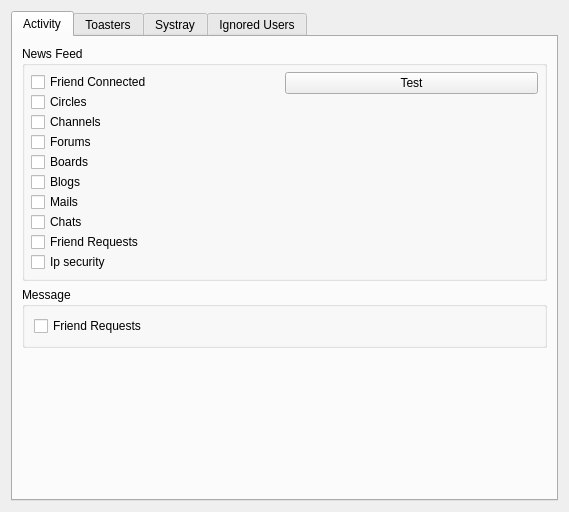
<?xml version="1.0" encoding="UTF-8"?>
<ui version="4.0">
 <class>NotifyPage</class>
 <widget class="QWidget" name="NotifyPage">
  <property name="geometry">
   <rect>
    <x>0</x>
    <y>0</y>
    <width>569</width>
    <height>512</height>
   </rect>
  </property>
  <layout class="QVBoxLayout" name="NotifyPageVLayout">
   <item>
    <widget class="QTabWidget" name="tabWidget">
     <property name="currentIndex">
      <number>0</number>
     </property>
     <widget class="QWidget" name="tabFeed">
      <attribute name="title">
       <string>Activity</string>
      </attribute>
      <layout class="QVBoxLayout" name="tabFeedVLayout">
       <item>
        <widget class="QGroupBox" name="newsFeedGroupBox">
         <property name="title">
          <string>News Feed</string>
         </property>
         <layout class="QHBoxLayout" name="notify_ForumNewMsgHLayout">
          <property name="spacing">
           <number>0</number>
          </property>
          <property name="leftMargin">
           <number>6</number>
          </property>
          <property name="topMargin">
           <number>6</number>
          </property>
          <property name="rightMargin">
           <number>6</number>
          </property>
          <property name="bottomMargin">
           <number>6</number>
          </property>
          <item>
           <layout class="QVBoxLayout" name="notify_VLayout">
            <item>
             <widget class="QCheckBox" name="notify_Peers">
              <property name="text">
               <string>Friend Connected</string>
              </property>
             </widget>
            </item>
            <item>
             <widget class="QCheckBox" name="notify_Circles">
              <property name="text">
               <string>Circles</string>
              </property>
             </widget>
            </item>
            <item>
             <widget class="QCheckBox" name="notify_Channels">
              <property name="text">
               <string>Channels</string>
              </property>
             </widget>
            </item>
            <item>
             <widget class="QCheckBox" name="notify_Forums">
              <property name="text">
               <string>Forums</string>
              </property>
             </widget>
            </item>
            <item>
             <widget class="QCheckBox" name="notify_Posted">
              <property name="text">
               <string>Boards</string>
              </property>
             </widget>
            </item>
            <item>
             <widget class="QCheckBox" name="notify_Blogs">
              <property name="text">
               <string>Blogs</string>
              </property>
             </widget>
            </item>
            <item>
             <widget class="QCheckBox" name="notify_Messages">
              <property name="text">
               <string>Mails</string>
              </property>
             </widget>
            </item>
            <item>
             <widget class="QCheckBox" name="notify_Chat">
              <property name="text">
               <string>Chats</string>
              </property>
             </widget>
            </item>
            <item>
             <widget class="QCheckBox" name="notify_Security">
              <property name="text">
               <string>Friend Requests</string>
              </property>
             </widget>
            </item>
            <item>
             <widget class="QCheckBox" name="notify_SecurityIp">
              <property name="text">
               <string>Ip security</string>
              </property>
             </widget>
            </item>
            <item>
             <layout class="QVBoxLayout" name="feedLayout"/>
            </item>
           </layout>
          </item>
          <item>
           <layout class="QVBoxLayout" name="testFeedVLayout">
            <item>
             <widget class="QPushButton" name="testFeedButton">
              <property name="text">
               <string>Test</string>
              </property>
             </widget>
            </item>
            <item>
             <spacer name="testFeedVSpacer">
              <property name="orientation">
               <enum>Qt::Vertical</enum>
              </property>
              <property name="sizeHint" stdset="0">
               <size>
                <width>20</width>
                <height>40</height>
               </size>
              </property>
             </spacer>
            </item>
           </layout>
          </item>
         </layout>
        </widget>
       </item>
       <item>
        <widget class="QGroupBox" name="messageGroupBox">
         <property name="title">
          <string>Message</string>
         </property>
         <layout class="QVBoxLayout" name="messageGroupBoxVLayout">
          <item>
           <widget class="QCheckBox" name="message_ConnectAttempt">
            <property name="text">
             <string>Friend Requests</string>
            </property>
           </widget>
          </item>
         </layout>
        </widget>
       </item>
       <item>
        <spacer name="tabFeedVSpacer">
         <property name="orientation">
          <enum>Qt::Vertical</enum>
         </property>
         <property name="sizeHint" stdset="0">
          <size>
           <width>20</width>
           <height>40</height>
          </size>
         </property>
        </spacer>
       </item>
      </layout>
     </widget>
     <widget class="QWidget" name="tabToasters">
      <attribute name="title">
       <string>Toasters</string>
      </attribute>
      <layout class="QVBoxLayout" name="tabToastersVLayout">
       <item>
        <widget class="QPushButton" name="pushButtonDisableAll">
         <property name="toolTip">
          <string>Disable All Toaster temporarily</string>
         </property>
         <property name="text">
          <string>Disable All Toasters</string>
         </property>
         <property name="checkable">
          <bool>true</bool>
         </property>
        </widget>
       </item>
       <item>
        <widget class="QGroupBox" name="toasterGroupBox">
         <property name="title">
          <string>Toasters</string>
         </property>
         <layout class="QVBoxLayout" name="toasterGroupBoxVLayout">
          <property name="leftMargin">
           <number>9</number>
          </property>
          <property name="topMargin">
           <number>9</number>
          </property>
          <item>
           <layout class="QHBoxLayout" name="popup_HLayout">
            <item>
             <layout class="QVBoxLayout" name="popupVLayout">
              <item>
               <widget class="QCheckBox" name="popup_Connect">
                <property name="text">
                 <string>Friend Connect</string>
                </property>
               </widget>
              </item>
              <item>
               <widget class="QCheckBox" name="popup_NewMsg">
                <property name="text">
                 <string>New Message</string>
                </property>
               </widget>
              </item>
              <item>
               <widget class="QCheckBox" name="popup_DownloadFinished">
                <property name="text">
                 <string>Download completed</string>
                </property>
               </widget>
              </item>
              <item>
               <widget class="QCheckBox" name="popup_PrivateChat">
                <property name="text">
                 <string>Private Chat</string>
                </property>
               </widget>
              </item>
              <item>
               <widget class="QCheckBox" name="popup_GroupChat">
                <property name="text">
                 <string>Group Chat</string>
                </property>
               </widget>
              </item>
              <item>
               <widget class="QCheckBox" name="popup_ChatLobby">
                <property name="text">
                 <string>Chat Room</string>
                </property>
               </widget>
              </item>
              <item>
               <widget class="QCheckBox" name="popup_ConnectAttempt">
                <property name="text">
                 <string>Friend Requests</string>
                </property>
               </widget>
              </item>
              <item>
               <layout class="QVBoxLayout" name="toasterLayout"/>
              </item>
             </layout>
            </item>
            <item>
             <layout class="QVBoxLayout" name="testToasterVLayout">
              <item>
               <spacer name="testToasterVSpacer">
                <property name="orientation">
                 <enum>Qt::Vertical</enum>
                </property>
                <property name="sizeHint" stdset="0">
                 <size>
                  <width>20</width>
                  <height>40</height>
                 </size>
                </property>
               </spacer>
              </item>
             </layout>
            </item>
           </layout>
          </item>
          <item>
           <widget class="QGroupBox" name="groupBox">
            <property name="title">
             <string>Toaster position</string>
            </property>
            <layout class="QGridLayout" name="positionGLayout">
             <property name="leftMargin">
              <number>9</number>
             </property>
             <property name="topMargin">
              <number>9</number>
             </property>
             <property name="rightMargin">
              <number>9</number>
             </property>
             <property name="bottomMargin">
              <number>9</number>
             </property>
             <item row="1" column="5">
              <spacer name="horizontalSpacer">
               <property name="orientation">
                <enum>Qt::Horizontal</enum>
               </property>
               <property name="sizeHint" stdset="0">
                <size>
                 <width>40</width>
                 <height>20</height>
                </size>
               </property>
              </spacer>
             </item>
             <item row="1" column="0">
              <widget class="QLabel" name="labelToasterPosition">
               <property name="text">
                <string>Position</string>
               </property>
              </widget>
             </item>
             <item row="2" column="0">
              <widget class="QLabel" name="labelToasterXMargin">
               <property name="sizePolicy">
                <sizepolicy hsizetype="Minimum" vsizetype="Preferred">
                 <horstretch>0</horstretch>
                 <verstretch>0</verstretch>
                </sizepolicy>
               </property>
               <property name="text">
                <string>X Margin</string>
               </property>
              </widget>
             </item>
             <item row="3" column="0">
              <widget class="QLabel" name="labelToasterYMargin">
               <property name="sizePolicy">
                <sizepolicy hsizetype="Minimum" vsizetype="Preferred">
                 <horstretch>0</horstretch>
                 <verstretch>0</verstretch>
                </sizepolicy>
               </property>
               <property name="text">
                <string>Y Margin</string>
               </property>
              </widget>
             </item>
             <item row="2" column="1" colspan="2">
              <widget class="QSpinBox" name="spinBoxToasterXMargin">
               <property name="sizePolicy">
                <sizepolicy hsizetype="Fixed" vsizetype="Fixed">
                 <horstretch>0</horstretch>
                 <verstretch>0</verstretch>
                </sizepolicy>
               </property>
               <property name="maximum">
                <number>20</number>
               </property>
              </widget>
             </item>
             <item row="3" column="1" colspan="2">
              <widget class="QSpinBox" name="spinBoxToasterYMargin">
               <property name="sizePolicy">
                <sizepolicy hsizetype="Fixed" vsizetype="Fixed">
                 <horstretch>0</horstretch>
                 <verstretch>0</verstretch>
                </sizepolicy>
               </property>
               <property name="maximum">
                <number>20</number>
               </property>
              </widget>
             </item>
             <item row="2" column="3">
              <widget class="QPushButton" name="testToasterButton">
               <property name="text">
                <string>Test</string>
               </property>
              </widget>
             </item>
             <item row="1" column="1" colspan="3">
              <widget class="RSComboBox" name="comboBoxToasterPosition">
               <property name="sizePolicy">
                <sizepolicy hsizetype="Expanding" vsizetype="Fixed">
                 <horstretch>0</horstretch>
                 <verstretch>0</verstretch>
                </sizepolicy>
               </property>
              </widget>
             </item>
            </layout>
           </widget>
          </item>
          <item>
           <spacer name="tabToastersVSpacer">
            <property name="orientation">
             <enum>Qt::Vertical</enum>
            </property>
            <property name="sizeHint" stdset="0">
             <size>
              <width>20</width>
              <height>40</height>
             </size>
            </property>
           </spacer>
          </item>
         </layout>
        </widget>
       </item>
      </layout>
     </widget>
     <widget class="QWidget" name="tabSystray">
      <attribute name="title">
       <string>Systray</string>
      </attribute>
      <layout class="QVBoxLayout" name="tabSystrayVLayout">
       <item>
        <widget class="QGroupBox" name="trayNotifyGroupBox">
         <property name="title">
          <string>Systray Icon</string>
         </property>
         <layout class="QVBoxLayout" name="verticalLayout_5">
          <item>
           <layout class="QGridLayout" name="notifyLayout"/>
          </item>
         </layout>
        </widget>
       </item>
       <item>
        <widget class="QGroupBox" name="systrayMessageGroupBox">
         <property name="title">
          <string>Systray message</string>
         </property>
         <layout class="QVBoxLayout" name="verticalLayout_2">
          <item>
           <widget class="QCheckBox" name="systray_GroupChat">
            <property name="text">
             <string>Group chat</string>
            </property>
           </widget>
          </item>
          <item>
           <widget class="QCheckBox" name="systray_ChatLobby">
            <property name="text">
             <string>Chat rooms</string>
            </property>
           </widget>
          </item>
         </layout>
        </widget>
       </item>
       <item>
        <spacer name="tabSystrayVSpacer">
         <property name="orientation">
          <enum>Qt::Vertical</enum>
         </property>
         <property name="sizeHint" stdset="0">
          <size>
           <width>20</width>
           <height>40</height>
          </size>
         </property>
        </spacer>
       </item>
      </layout>
     </widget>
     <widget class="QWidget" name="tabIgnored">
      <attribute name="title">
       <string>Ignored Users</string>
      </attribute>
      <layout class="QVBoxLayout" name="tabIgnoredVLayout">
       <item>
        <widget class="QTreeWidget" name="ignoredTreeWidget">
         <property name="rootIsDecorated">
          <bool>false</bool>
         </property>
         <column>
          <property name="text">
           <string>Name</string>
          </property>
         </column>
         <column>
          <property name="text">
           <string>PGP Id</string>
          </property>
         </column>
        </widget>
       </item>
       <item>
        <layout class="QHBoxLayout" name="ignoredButtonsLayout">
         <item>
          <widget class="QPushButton" name="addIgnoredButton">
           <property name="text">
            <string>Add</string>
           </property>
          </widget>
         </item>
         <item>
          <widget class="QPushButton" name="removeIgnoredButton">
           <property name="text">
            <string>Remove</string>
           </property>
          </widget>
         </item>
         <item>
          <spacer name="horizontalSpacerIgnored">
           <property name="orientation">
            <enum>Qt::Horizontal</enum>
           </property>
           <property name="sizeHint" stdset="0">
            <size>
             <width>40</width>
             <height>20</height>
            </size>
           </property>
          </spacer>
         </item>
        </layout>
       </item>
      </layout>
     </widget>
    </widget>
   </item>
  </layout>
 </widget>
 <tabstops>
  <tabstop>notify_Peers</tabstop>
  <tabstop>notify_Channels</tabstop>
  <tabstop>notify_Forums</tabstop>
  <tabstop>notify_Posted</tabstop>
  <tabstop>notify_Blogs</tabstop>
  <tabstop>notify_Messages</tabstop>
  <tabstop>notify_Chat</tabstop>
  <tabstop>notify_Security</tabstop>
  <tabstop>notify_SecurityIp</tabstop>
  <tabstop>message_ConnectAttempt</tabstop>
  <tabstop>testFeedButton</tabstop>
  <tabstop>popup_Connect</tabstop>
  <tabstop>popup_NewMsg</tabstop>
  <tabstop>popup_DownloadFinished</tabstop>
  <tabstop>popup_PrivateChat</tabstop>
  <tabstop>popup_GroupChat</tabstop>
  <tabstop>popup_ChatLobby</tabstop>
  <tabstop>popup_ConnectAttempt</tabstop>
  <tabstop>spinBoxToasterXMargin</tabstop>
  <tabstop>systray_GroupChat</tabstop>
  <tabstop>systray_ChatLobby</tabstop>
  <tabstop>pushButtonDisableAll</tabstop>
 </tabstops>
 <customwidgets>
  <customwidget>
   <class>RSComboBox</class>
   <extends>QComboBox</extends>
   <header>gui/common/RSComboBox.h</header>
  </customwidget>
 </customwidgets>
 <resources/>
 <connections/>
</ui>
